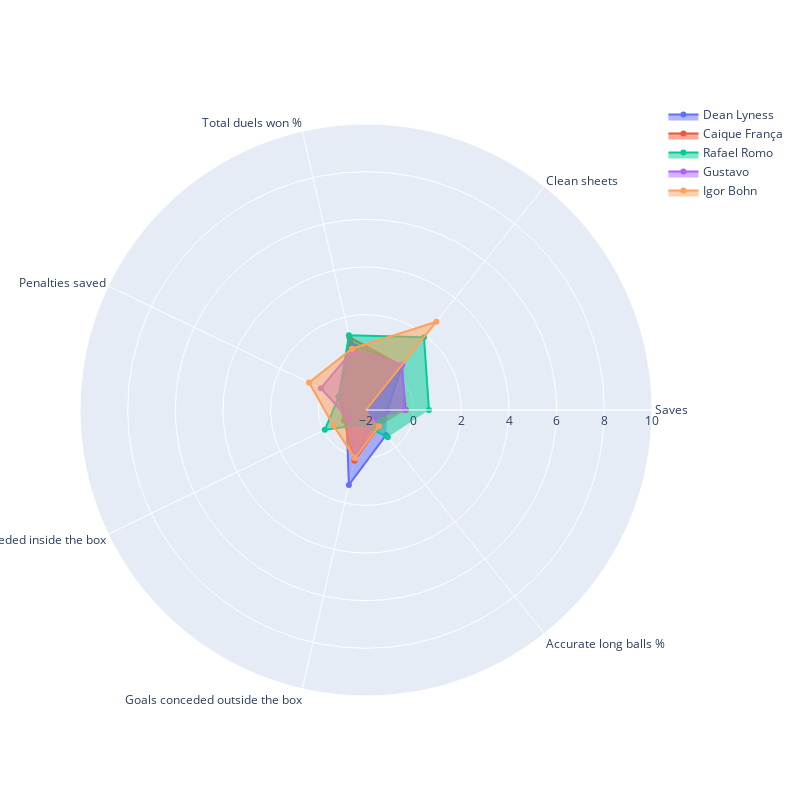

The notebook cell saved with this chart:
### Code cell
buscar_jugadores_similares('Hernán Galíndez', caracteristicas_grafico)

### Figure 1 — Plotly figure (JSON) as saved in the notebook; plotly's stock layout.template omitted (floating-point values rounded to 4 significant figures)
{"data": [{"fill": "toself", "name": "Dean Lyness", "r": [-1.093, 0.4084, 0.8862, -0.7285, -1.094, 1.223, -0.6541], "theta": ["Saves", "Clean sheets", "Total duels won %", "Penalties saved", "Goals conceded inside the box", "Goals conceded outside the box", "Accurate long balls %"], "type": "scatterpolar"}, {"fill": "toself", "name": "Caique França", "r": [-0.322, 0.3756, 1.135, -0.7285, -0.9781, 0.182, -1.128], "theta": ["Saves", "Clean sheets", "Total duels won %", "Penalties saved", "Goals conceded inside the box", "Goals conceded outside the box", "Accurate long balls %"], "type": "scatterpolar"}, {"fill": "toself", "name": "Rafael Romo", "r": [0.642, 1.902, 1.218, -0.7285, -0.08083, -1.38, -0.5354], "theta": ["Saves", "Clean sheets", "Total duels won %", "Penalties saved", "Goals conceded inside the box", "Goals conceded outside the box", "Accurate long balls %"], "type": "scatterpolar"}, {"fill": "toself", "name": "Gustavo", "r": [-0.3808, 0.4412, 0.5549, 0.0999, -1.181, 0.07791, -1.467], "theta": ["Saves", "Clean sheets", "Total duels won %", "Penalties saved", "Goals conceded inside the box", "Goals conceded outside the box", "Accurate long balls %"], "type": "scatterpolar"}, {"fill": "toself", "name": "Igor Bohn", "r": [-2.003, 2.739, 0.6377, 0.6522, -0.486, 0.07791, -1.128], "theta": ["Saves", "Clean sheets", "Total duels won %", "Penalties saved", "Goals conceded inside the box", "Goals conceded outside the box", "Accurate long balls %"], "type": "scatterpolar"}], "layout": {"autosize": false, "height": 800, "polar": {"radialaxis": {"range": [-2, 10], "visible": true}}, "showlegend": true, "width": 800}}
